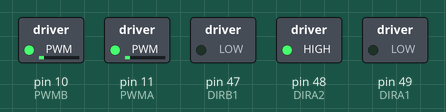
Recording of a sketch running on a simulated Arduino Mega 2560, built with avr-gcc and run on an emulated ATmega2560. Parts: switched loads named in the sketch (green lamp = pin HIGH).

Above: at 1.05 s.
At 3.05 s:
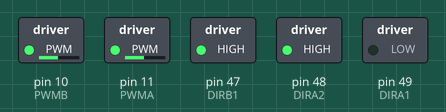
At 5.55 s:
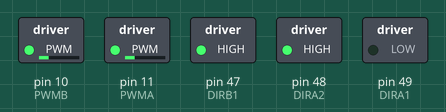
Timing chart, 0 to 7.3 s (numbered marks = the images above):
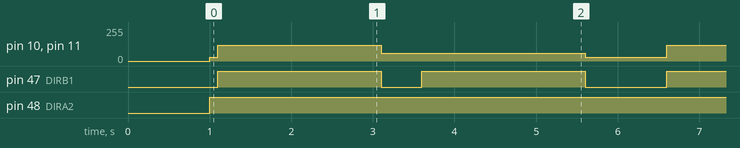

The sketch:

DCMotorPinLibraryTest.ino
```cpp
/* Testprogramm für die Ansteuerung der DC-Motoren mittels Arduino Pin Bibliothek */
#include "MeAuriga.h"

#define PWMA  11 //Motor Left
#define DIRA1 49
#define DIRA2 48
#define PWMB  10 //Motor Right
#define DIRB1 47
#define DIRB2 46

int full_speed = 120; // full
int half_speed =  60; // half
int slow_speed =  30; // turn
int stop       =   0; // stop

unsigned long stage_millis;
int stage = 0;

void setup() {
  // PWM und Richtungspins setzen
  pinMode(PWMA,  OUTPUT);
  pinMode(DIRA1, OUTPUT);
  pinMode(DIRA2, OUTPUT);
  pinMode(PWMB,  OUTPUT);
  pinMode(DIRB1, OUTPUT);
  pinMode(DIRB1, OUTPUT);

  stage_millis = millis();

  delay (1000);
}


void loop() {
  int newStage = stage;
  if (millis() > stage_millis) {
    ++newStage;
    newStage = newStage % 4; // we have only 8 stages
  }

  if (newStage != stage) {
    stage = newStage;

    switch (stage) {
      // straight on - half
      case 0 :
        analogWrite (PWMA,  half_speed);
        digitalWrite(DIRA1, LOW);
        digitalWrite(DIRA2, HIGH);
        analogWrite (PWMB,  half_speed);
        digitalWrite(DIRB1, HIGH);
        digitalWrite(DIRB2, LOW);
        stage_millis += 2000;
      break;

      // turn left slow
      case 1 :
        analogWrite (PWMA,  slow_speed);
        digitalWrite(DIRA1, LOW);
        digitalWrite(DIRA2, HIGH);
        analogWrite (PWMB,  slow_speed);
        digitalWrite(DIRB1, LOW);
        digitalWrite(DIRB2, HIGH);
        stage_millis += 1000;
      break;

      // straight on - fast
      case 2 :
        analogWrite (PWMA,  full_speed);
        digitalWrite(DIRA1, LOW);
        digitalWrite(DIRA2, HIGH);
        analogWrite (PWMB,  full_speed);
        digitalWrite(DIRB1, HIGH);
        digitalWrite(DIRB2, LOW);
        stage_millis += 2000;
      break;

      // turn left - fast
      case 3 :
        analogWrite (PWMA,  half_speed);
        digitalWrite(DIRA1, LOW);
        digitalWrite(DIRA2, HIGH);
        analogWrite (PWMB,  half_speed);
        digitalWrite(DIRB1, LOW);
        digitalWrite(DIRB2, HIGH);
        stage_millis += 500;
      break;
    } // switch
  }
  delay(100);
}
```

Measured:
- by itself, pin 10 (PWMB), pin 11 (PWMA): repeats every 5.5 s: 120/255 2.0 s, 60/255 2.5 s, 30/255 1.0 s
- by itself, pin 47 (DIRB1): repeats every 5.5 s: LOW 0.50 s, HIGH 2.0 s, LOW 1.0 s, HIGH 2.0 s
- by itself, pin 48 (DIRA2): LOW → HIGH at 1.0 s
